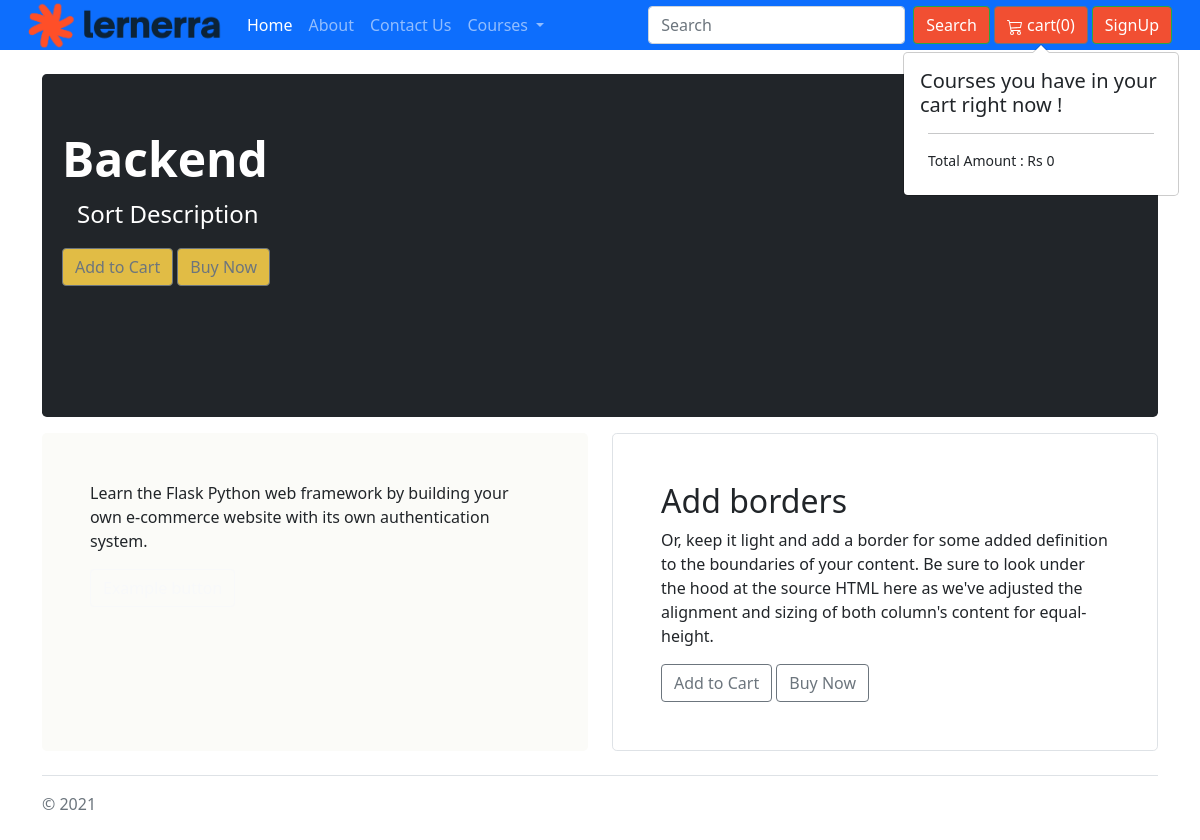
/learnera/CourseDetail/1, run on the app's committed database.
### learnera/models.py (models this page shows, shortened)
class allcourse(models.Model):
    id = models.AutoField
    course_name = models.CharField(max_length=120)
    category = models.CharField(max_length=50,default="")
    subcategory = models.CharField(max_length=50,default="")
    fee = models.IntegerField(default=0)
    sort_desc = models.CharField(max_length=5000)
    desc = models.CharField(max_length=50000)
    pub_date = models.DateField()
    image = models.ImageField(upload_to='learnera/images',default="")
    video_link = models.URLField(max_length=200)

### learnera/views.py (the view)
# urls.py: path('CourseDetail/<int:id>', views.coursedetail, name='coursedetail'),
def coursedetail(request, id):
    course = allcourse.objects.filter(id=id)
    return render(request, 'learnera/CourseDetail.html', {'course': course[0]})

### learnera/templates/learnera/CourseDetail.html (shortened to what this page needs)
{% extends 'learnera/basic.html' %}
{% load static %}
{% block body %}
    <div class="container py-4">
    <div class="p-2 mb-3 bg-dark rounded-3">
      <div class="container-fluid py-5">
          <div class="row">
          <div class="col-md-8">
        <h1 class="display-5 fw-bold text-white">{{ course.category }}</h1>
        <p class="col-md-8 fs-4 text-white">{{ course.sort_desc | safe }}</p>
        <button class="btn btn-outline-secondary" style="background-color:#e1bc45;" id="cr{{ course.id }}" type="button">Add to Cart</button>
            <button class="btn btn-outline-secondary" style="background-color:#e1bc45; "type="button">Buy Now</button>
          </div>
          <div class="col-md-4">
            <iframe class="des" src="{{ course.video_link }}" title="YouTube video player" frameborder="0" allow="accelerometer; autoplay; clipboard-write; encrypted-media; gyroscope; picture-in-picture" allowfullscreen></iframe>
      </div>
              </div>
      </div>
    </div>
    <div class="row">
      <div class="col-md-6">
        <div class="h-100 p-5 text-black rounded-3" style="background-color: #fbfbf8;">
          <p>{{ course.desc | safe }}</p>
          <button class="btn btn-outline-light" type="button">Example button</button>
        </div>
      </div>
      <div class="col-md-6">
        <div class="h-100 p-5 bg-light bg-white border rounded-3">
          <h2>Add borders</h2>
          <p>Or, keep it light and add a border for some added definition to the boundaries of your content. Be sure to look under the hood at the source HTML here as we've adjusted the alignment and sizing of both column's content for equal-height.</p>
          <button class="btn btn-outline-secondary" type="button">Add to Cart</button>
            <button class="btn btn-outline-secondary" type="button">Buy Now</button>
        </div>
      </div>
    </div>
    <footer class="pt-3 mt-4 text-muted border-top">
      © 2021
    </footer>
  </div>
{% endblock %}

### data on the page
allcourse: category "Backend", sort_desc "Sort Description", desc "Learn the Flask Python web framework by building your own e-commerce website with its own authentication system."
